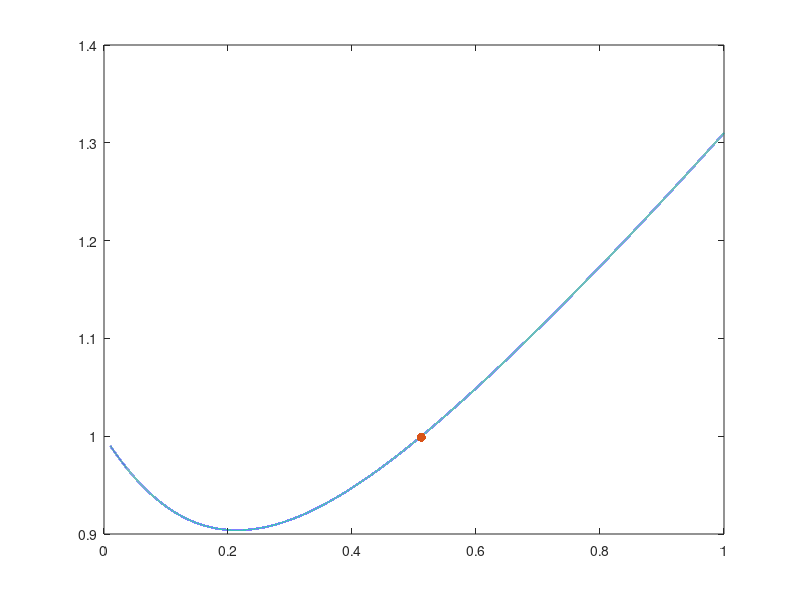

MATLAB code for this plot: (Note: this script raises an error after producing the figure.)
clear
close all
clc

%% Initialization of matrices A and B
student_id = 5595738;
a = 5;
b = 9;
c = 8;

A = [0.3+a-b, 0.5-c;
     0, 1];
B = [0;1];

%% Question 1
% Desired poles and pole placement controller
p = [-1-2j, -1+2j];
K_static = place(A,B,p);

% % Symbolic definition of ZOH discretization
% % Lecture 1, slide 41
% syms h
% Fh = expm(A*h);
% Gh = (Fh -eye(2))/A *B;

% Testing for what ranges of sampling times h the system is stable
h_range = linspace(1e-2,1e0,1e5);
i = 1;
stable = zeros(size(h_range));
lm = zeros(size(h_range));

for h = h_range
    Fh = expm(A*h);
    Gh = (Fh -eye(2))/A *B;
    lm(i) = max(abs(eig(Fh-Gh*K_static))); % Spectral radius
    if lm(i) < 1
        stable(i) = 1;
        h_max = h;
    end
    i = i+1;
end

figure(11), clf;
plot(h_range, lm,"LineWidth",1.5), hold on;
plot(h_max,0.999,'.',"MarkerSize",20);
yline(1,"LineWidth",1.5,"Color","w");
xscale("log")
ylim([0.87, 1.3])
lgd = legend('Spectral radius',['$h = ', num2str(h_max, '%.4f'),'$'], "interpreter", "latex", "Location","northwest");
fontsize(lgd,14,"points");
xlabel("$h \; [seconds]$", "Interpreter","latex")
ylabel("$\rho \big(F(h)-G(h)\bar{K}\big)$", "Interpreter","latex")
% set(gcf, "Theme", "light"); % Uncomment for report plots


%% Question 2
% Redo Q1 but now there is a small but constant delay tau in [0,h)
% Lecture 2, slide 12-18

% syms h tau
% Fx = expm(A*h);
% G1 = (expm(A*(h-tau)) -eye(2))/A *B;
% Fu = (Fx -eye(2))/A *B -G1;

% F = [Fx, Fu;
%      zeros(1,3)];
% G = [G1; eye(1)];
% K = [K_static, 0];

% Testing for what ranges of sampling times h the system is stable
h_res = 1e2;
tau_res = 1e2;

h_range = linspace(1e-4,1e0,h_res);
tau_range = linspace(0,5e-1,tau_res);
i = 1;
stable = zeros(size(h_range,2),size(tau_range,2))';
lm = zeros(size(h_range,2),size(tau_range,2))';
h_max = zeros(size(tau_range));

for h = h_range
    j = 1;
    for tau = tau_range
        Fx = expm(A*h);
        G1 = (expm(A*(h-tau)) -eye(2))/A *B;
        Fu = (Fx -eye(2))/A *B -G1;
    
        F = [Fx, Fu;
            zeros(1,3)];
        G = [G1; eye(1)];
        K = [K_static, 0];
        lm(j,i) = max(abs(eig(F-G*K))); % Spectral radius
        if lm(j,i) < 1
            stable(j,i) = 1;
            h_max(i) = h;
        end
        j = j+1;
    end
    i = i+1;
end

% Find the edge of the contour plot
[cline]=contourc(lm,[1 1]);
c_resh = [(1e0-1e-4)/h_res*cline(1,2:end);
          (5e-1)/tau_res*cline(2,2:end)];
ind = find(c_resh(1,:)<c_resh(2,:),1,"first");
poly = polyshape([[0;0], c_resh(:,1:ind)-0.005]');

figure(21), clf;
contour(h_range, tau_range, lm, "ShowText","on", "LineWidth", 1.5, "LabelSpacing", 85), hold on;
plot(poly, "FaceColor", "b", "FaceAlpha", 0.2, "EdgeAlpha",0);
plot(polyshape([0 1 0],[0 1 1]), "FaceColor", "w", "FaceAlpha", 1);
plot([0,1],[0,1], "LineWidth", 1.5, "Color","#D95319");
xlim([0, 1]);
ylim([0, 0.5]);
lgd = legend('Spectral radius contour lines','Stable region','','$\tau = h$', "interpreter", "latex", "Location","northwest");
fontsize(lgd,14,"points");
xlabel("$h \;[seconds]$", "Interpreter","latex")
ylabel("$\tau \;[seconds]$", "Interpreter","latex")
set(gcf, "Theme", "light"); % Uncomment for report plots

%% Question 2.2
% Definitely need to make this plot better
U_gain = 0.9;
K1 = [K_static, 0];
K2 = [K_static, U_gain];

% Testing for what ranges of sampling times h the system is stable
h = 0.4;
tau_range = linspace(0,0.4,1e2);
lm_static = zeros(size(tau_range));
lm_dynamic = zeros(3,size(tau_range,2));

i = 1;
for tau = tau_range
    if tau > h
        break;
    end
    Fx = expm(A*h);
    G1 = (expm(A*(h-tau)) -eye(2))/A *B;
    Fu = (Fx -eye(2))/A *B -G1;

    F = [Fx, Fu;
        zeros(1,3)];
    G = [G1; eye(1)];

    lm_static(i) = max(abs(eig(F-G*K1))); % Spectral radius
    lm_dynamic(:,i) = (abs(eig(F-G*K2))); % Spectral radius
    
    i = i+1;
end

figure(22), clf;
plot(tau_range, lm_static, "LineWidth",1.5), hold on;
plot(tau_range, lm_dynamic, "LineWidth",1.5, "LineStyle","--");
plot(tau_range, max(lm_dynamic), "LineWidth",1.5);
yline(1, "LineWidth",1.5);
% ylim([0.5, 1.4]);
legend('$K=\big[\bar{K} \; 0\big]$','','','',['$K=\big[\bar{K} \;', num2str(U_gain, '%.1f'),'\big]$'],'1', "interpreter", "latex", "Location","northwest");
xlabel("$\tau \;[seconds]$", "Interpreter","latex")
ylabel("$\rho \big(F(h)-G(h)\bar{K}\big)$", "Interpreter","latex")
set(gcf, "Theme", "light"); % Uncomment for report plots


%% Question 3
%% Q3.1
Fx = expm(A*h);
eAds = (expm(A*h) -eye(2))/A *B;
Fu1 = -A\expm(A*h)*B + eAds + A\eAds/h;
Fu2 = A\expm(A*h)*B - A\eAds/h;

F1 = [Fx, Fu1, Fu2; zeros(1,4);0,0,1,0];
G1 = [0;0;1;0];

K = [K_static,0,0];

%% Q3.2
% Testing for what ranges of sampling times h the system is stable
h_res = 1e4;
tau_res = 2e0;

h_range = linspace(1e-4,1e0,h_res);
tau_range = linspace(0,5e-1,tau_res);
i = 1;
stable = zeros(size(h_range,2),size(tau_range,2))';
lm = zeros(size(h_range,2),size(tau_range,2))';
h_max = zeros(size(tau_range));

for h = h_range
    j = 1;
    for tau = tau_range
        Fx = expm(A*h);
        eAds = (expm(A*h) -eye(2))/A *B;
        Fu1 = -A\expm(A*h)*B + eAds + A\eAds/h;
        Fu2 = A\expm(A*h)*B - A\eAds/h;
        
        F1 = [Fx, Fu1, Fu2; zeros(1,4);0,0,1,0];
        G1 = [0;0;1;0];
        
        K = [K_static,0,0];
        lm(j,i) = max(abs(eig(F1-G1*K))); % Spectral radius
        if lm(j,i) < 1
            stable(j,i) = 1;
            h_max(i) = h;
        end
        j = j+1;
    end
    i = i+1;
end

x32 = 0.12426;
poly32 = polyshape([[x32, x32; x32, 0], c_resh(:,1:ind)-0.005]');

figure(32), clf;
contour(h_range, tau_range, lm, "ShowText","on", "LineWidth", 1.5, "LabelSpacing", 85), hold on;
plot(poly32, "FaceColor", "b", "FaceAlpha", 0.2, "EdgeAlpha",0);
plot(polyshape([0 x32 x32],[0 x32 0]), "FaceColor", "g", "FaceAlpha", 0.45, "EdgeAlpha",0);
plot(polyshape([0 1 0],[0 1 1]), "FaceColor", "w", "FaceAlpha", 1);
plot([0,1],[0,1], "LineWidth", 1.5, "Color","#D95319");
xlim([0, 1]);
ylim([0, 0.5]);
lgd = legend('Spectral radius contour lines','Stable region $Q_2$','Stable region $Q_3$','','$\tau = h$', "interpreter", "latex", "Location","northwest");
fontsize(lgd,14,"points");
xlabel("$h \;[seconds]$", "Interpreter","latex")
ylabel("$\tau \;[seconds]$", "Interpreter","latex")
set(gcf, "Theme", "light"); % Uncomment for report plots

%% Q3.3
U1_gain = 0.8;
U2_gain = 0.5;

h_res = 1e4;
tau_res = 2;

h_range = linspace(1e-4,1e0,h_res);
tau_range = linspace(0,1,tau_res);
i = 1;
stable = zeros(size(h_range,2),size(tau_range,2))';
lm = zeros(size(h_range,2),size(tau_range,2))';
h_max = zeros(size(tau_range));

for h = h_range
    j = 1;
    for tau = tau_range
        Fx = expm(A*h);
        eAds = (expm(A*h) -eye(2))/A *B;
        Fu1 = -A\expm(A*h)*B + eAds + A\eAds/h;
        Fu2 = A\expm(A*h)*B - A\eAds/h;
        
        F1 = [Fx, Fu1, Fu2; zeros(1,4);0,0,1,0];
        G1 = [0;0;1;0];
        
        K = [K_static,U1_gain,U2_gain];
        lm(j,i) = max(abs(eig(F1-G1*K))); % Spectral radius
        if lm(j,i) < 1
            stable(j,i) = 1;
            h_max(i) = h;
        end
        j = j+1;
    end
    i = i+1;
end

idx = find(lm(1,:)<1,1,"last");
x33 = h_range(idx);

figure(33), clf;
contour(h_range, tau_range, lm, "ShowText","on", "LineWidth", 1.5, "LabelSpacing", 85, "LevelList",[1 1.3 1.8]), hold on;
plot(polyshape([0 x32 x32],[0 x32 0]), "FaceColor", "g", "FaceAlpha", 0.45, "EdgeAlpha",0);
plot(polyshape([x32 x32 x33 x33],[0 x32 x33 0]), "FaceColor", "b", "FaceAlpha", 0.2, "EdgeAlpha",0);
plot(polyshape([0 1 0],[0 1 1]), "FaceColor", "w", "FaceAlpha", 1);
plot([0,1],[0,1], "LineWidth", 1.5, "Color","#D95319");
xlim([0, 1]);
ylim([0, 1]);
lgd = legend('Spectral radius contour lines','Stable region $K=\big[\bar{K} \; 0.0\; 0.0\big]$',['Stable region $K=\big[\bar{K} \;', num2str(U1_gain, '%.1f'),'\;',num2str(U2_gain, '%.1f'),'\big]$'],'','$\tau = h$', "interpreter", "latex", "Location","northwest");
fontsize(lgd,14,"points");
xlabel("$h \;[seconds]$", "Interpreter","latex")
ylabel("$\tau \;[seconds]$", "Interpreter","latex")
set(gcf, "Theme", "light"); % Uncomment for report plots

%% Question 4
% Find a common Lyapunov function that holds for both zoh and linear order
% interpolation

%% Q4.2 % Check met Alex

% Testing for what ranges of sampling times h the system is stable
h_res = 1e3;
tau_res = 1e3;

h_range = linspace(1e-4,1e0,h_res);
tau_range = linspace(0,1,tau_res);
i = 1;
stable = zeros(size(h_range,2),size(tau_range,2))';
lmzoh = zeros(size(h_range,2),size(tau_range,2))';
lmfoh = zeros(size(h_range,2),size(tau_range,2))';
lmsq1 = zeros(size(h_range,2),size(tau_range,2))';
lmsq2 = zeros(size(h_range,2),size(tau_range,2))';
h_max = zeros(size(tau_range));

for h = h_range
    j = 1;
    for tau = tau_range
        if tau > h
            break;
        end
        Fx = expm(A*h);
        G1 = (expm(A*(h-tau)) -eye(2))/A *B;
        Fu = (Fx -eye(2))/A *B -G1;
    
        F = [Fx, Fu, [0;0];
            zeros(2,4)];
        G = [G1; 1;0];
        K = [K_static, 0,0];
        lmzoh(j,i) = max(abs(eig(F-G*K))); % Spectral radius

        Fx = expm(A*h);
        eAds = (expm(A*h) -eye(2))/A *B;
        Fu1 = -A\expm(A*h)*B + eAds + A\eAds/h;
        Fu2 = A\expm(A*h)*B - A\eAds/h;
        
        F2 = [Fx, Fu1, Fu2; zeros(1,4);0,0,1,0];
        G2 = [0;0;1;0];
        
        K2 = [K_static,U1_gain,U2_gain];
        lmfoh(j,i) = max(abs(eig(F2-G2*K2))); % Spectral radius
        lmsq1(j,i) = max(abs(eig( (F-G*K)*(F2-G2*K2) )));
        lmsq2(j,i) = max(abs(eig( (F-G*K)*(F2-G2*K2)*(F2-G2*K2) )));
        j = j+1;
    end
    i = i+1;
end

figure(431), clf;
% contour(h_range, tau_range, lmzoh, "ShowText","on", "LineWidth", 1.5, "LabelSpacing", 85), hold on;
% contour(h_range, tau_range, lmfoh, "ShowText","on", "LineWidth", 1.5, "LabelSpacing", 85), hold on;
contour(h_range, tau_range, lmsq1, "ShowText","on", "LineWidth", 1.5, "LabelSpacing", 85), hold on;
% contour(h_range, tau_range, lmsq2, "ShowText","on", "LineWidth", 1.5, "LabelSpacing", 85), hold on;
% plot(polyshape([0 x32 x32],[0 x32 0]), "FaceColor", "g", "FaceAlpha", 0.45, "EdgeAlpha",0);
% plot(polyshape([x32 x32 x33 x33],[0 x32 x33 0]), "FaceColor", "b", "FaceAlpha", 0.2, "EdgeAlpha",0);
% plot(polyshape([0 1 0],[0 1 1]), "FaceColor", "w", "FaceAlpha", 1);
plot([0,1],[0,1], "LineWidth", 1.5, "Color","#D95319");
xlim([0, 1]);
ylim([0, 1]);
lgd = legend('sq1','$\tau = h$', "interpreter", "latex", "Location","northwest");
fontsize(lgd,14,"points");
xlabel("$h \;[seconds]$", "Interpreter","latex")
ylabel("$\tau \;[seconds]$", "Interpreter","latex")
% set(gcf, "Theme", "light"); % Uncomment for report plots

figure(432), clf;
% contour(h_range, tau_range, lmzoh, "ShowText","on", "LineWidth", 1.5, "LabelSpacing", 85), hold on;
% contour(h_range, tau_range, lmfoh, "ShowText","on", "LineWidth", 1.5, "LabelSpacing", 85), hold on;
% contour(h_range, tau_range, lmsq1, "ShowText","on", "LineWidth", 1.5, "LabelSpacing", 85), hold on;
contour(h_range, tau_range, lmsq2, "ShowText","on", "LineWidth", 1.5, "LabelSpacing", 85), hold on;
% plot(polyshape([0 x32 x32],[0 x32 0]), "FaceColor", "g", "FaceAlpha", 0.45, "EdgeAlpha",0);
% plot(polyshape([x32 x32 x33 x33],[0 x32 x33 0]), "FaceColor", "b", "FaceAlpha", 0.2, "EdgeAlpha",0);
% plot(polyshape([0 1 0],[0 1 1]), "FaceColor", "w", "FaceAlpha", 1);
plot([0,1],[0,1], "LineWidth", 1.5, "Color","#D95319");
xlim([0, 1]);
ylim([0, 1]);
lgd = legend('sq2','$\tau = h$', "interpreter", "latex", "Location","northwest");
fontsize(lgd,14,"points");
xlabel("$h \;[seconds]$", "Interpreter","latex")
ylabel("$\tau \;[seconds]$", "Interpreter","latex")
% set(gcf, "Theme", "light"); % Uncomment for report plots

%% Question 5

% Constant h and no delay
